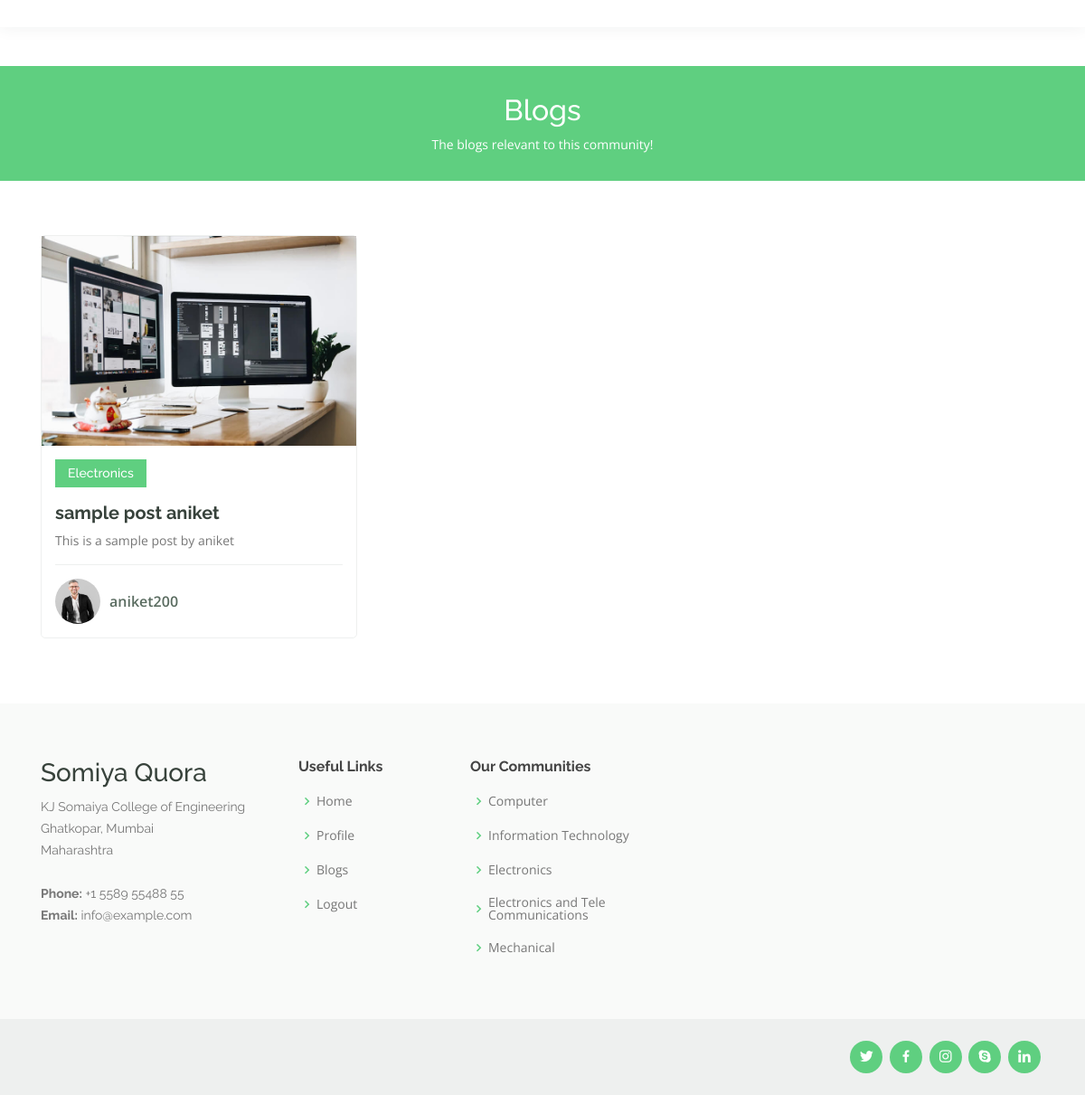
/blogs/Electronics, run on the app's committed database.
### quoraBlog/models.py (models this page shows, shortened)
class Post(models.Model):
    title = models.CharField(max_length=100)
    content = models.TextField()
    date_posted = models.DateTimeField(default=timezone.now)
    author = models.ForeignKey(User, on_delete=models.CASCADE)
    group = models.ForeignKey(Community, on_delete= models.CASCADE,null=True, blank=True)
    reports = models.ManyToManyField(User, related_name='blog_post')
    User.username = 'Viraj'

class Community(models.Model):
    title =  models.CharField(max_length=100,unique=True)
    description = models.TextField(blank=True, default='')
    def __str__(self):
        return self.title

### quoraBlog/views.py (the view)
# urls.py: path('blogs/Electronics', views.etrx, name='Electronics'),
def etrx(req):
    context = {
        'community': 'Electronics',
        'commPost': list(Post.objects.all()),
    }
    return render(req, 'computers.html', context)

### quoraBlog/templates/computers.html (shortened to what this page needs)
{% load static %}
<!DOCTYPE html>
<html lang="en">
    <head>
        <link href="{% static 'vendor/bootstrap/css/bootstrap.min.css' %}" rel="stylesheet">
        <link href="{% static 'vendor/icofont/icofont.min.css' %}" rel="stylesheet">
        <link href="{% static 'vendor/boxicons/css/boxicons.min.css' %}" rel="stylesheet">
        <link href="{% static 'vendor/owl.carousel/assets/owl.carousel.min.css' %}" rel="stylesheet">
        <link href="{% static 'vendor/animate.css/animate.min.css' %}" rel="stylesheet">
        <link href="{% static 'vendor/aos/aos.css' %}" rel="stylesheet">
        <link href="{% static 'vendor/remixicon/remixicon.css' %}" rel="stylesheet">
        <link rel="stylesheet" type="text/css" href="{% static 'css/blogs.css' %}">
    </head>
<body>
  <header id="header" class="fixed-top">
  </header>
  <main id="main" data-aos="fade-in">
    <div class="breadcrumbs">
      <div class="container">
        <h2>Blogs</h2>
        <p>The blogs relevant to this community!</p>
      </div>
    </div>
    <section id="courses" class="courses">
        <div class="container" data-aos="fade-up">
          <div class="row" data-aos="zoom-in" data-aos-delay="100">
            {% for post in commPost %}
            {% ifequal post.group|stringformat:"s" community %}
            <div class="col-lg-4 col-md-6 d-flex align-items-stretch">
              <div class="course-item" style="margin-bottom: 12px;">
                <img src="{% static 'img/course-1.jpg' %}" class="img-fluid" alt="...">
                <div class="course-content">
                  <div class="d-flex justify-content-between align-items-center mb-3">
                    <h4>{{ post.group }}</h4>
                  </div>
                  <h3><a href="{% url 'post-detail' post.id %}">{{ post.title }}</a></h3>
                  <p>{{ post.content }}</p>
                  <div class="trainer d-flex justify-content-between align-items-center">
                    <div class="trainer-profile d-flex align-items-center">
                      <img src="{% static 'img/trainer-1.jpg' %}" class="img-fluid" alt="">
                      <span>{{ post.author }}</span>
                    </div>
                  </div>
                </div>
              </div>
            </div>
            {% endifequal %}
            {% endfor %}
    </section>
    </main>
    <footer id="footer">
    <div class="footer-top">
      <div class="container">
        <div class="row">
          <div class="col-lg-3 col-md-6 footer-contact">
            <h3>Somiya Quora</h3>
            <p>
              KJ Somaiya College of Engineering <br>
              Ghatkopar, Mumbai<br>
              Maharashtra <br><br>
              <strong>Phone:</strong> +1 5589 55488 55<br>
              <strong>Email:</strong> info@example.com<br>
            </p>
          </div>
          <div class="col-lg-2 col-md-6 footer-links">
            <h4>Useful Links</h4>
            <ul>
              <li><i class="bx bx-chevron-right"></i> <a href={{home}}>Home</a></li>
              <li><i class="bx bx-chevron-right"></i> <a href={{profile}}>Profile</a></li>
              <li><i class="bx bx-chevron-right"></i> <a href="#">Blogs</a></li>
              <li><i class="bx bx-chevron-right"></i> <a href="#">Logout</a></li>
            </ul>
          </div>
          <div class="col-lg-3 col-md-6 footer-links">
            <h4>Our Communities</h4>
            <ul>
              <li><i class="bx bx-chevron-right"></i> <a href="#">Computer</a></li>
              <li><i class="bx bx-chevron-right"></i> <a href="#">Information Technology</a></li>
              <li><i class="bx bx-chevron-right"></i> <a href="#">Electronics</a></li>
              <li><i class="bx bx-chevron-right"></i> <a href="#">Electronics and Tele Communications</a></li>
              <li><i class="bx bx-chevron-right"></i> <a href="#">Mechanical</a></li>
            </ul>
          </div>
        </div>
      </div>
    </div>
    <div class="container d-md-flex py-4">
      <div class="social-links text-center text-md-right pt-3 pt-md-0">
        <a href="#" class="twitter"><i class="bx bxl-twitter"></i></a>
        <a href="#" class="facebook"><i class="bx bxl-facebook"></i></a>
        <a href="#" class="instagram"><i class="bx bxl-instagram"></i></a>
        <a href="#" class="google-plus"><i class="bx bxl-skype"></i></a>
        <a href="#" class="linkedin"><i class="bx bxl-linkedin"></i></a>
      </div>
    </div>
  </footer>
</body>
</html>

### quoraBlog/static/css/blogs.css (style rules this page uses)
body { font-family: "Open Sans", sans-serif; color: #444444; }
a { color: #5fcf80; }
h1, h2, h3, h4, h5, h6 { font-family: "Raleway", sans-serif; }
#header { background: #fff; transition: all 0.5s; z-index: 997; padding: 15px 0; box-shadow: 0px 0 18px rgba(55, 66, 59, 0.08); }
section { padding: 60px 0; overflow: hidden; }
.breadcrumbs { margin-top: 73px; text-align: center; background: #5fcf80; padding: 30px 0; color: #fff; }
.breadcrumbs h2 { font-size: 32px; font-weight: 500; }
.breadcrumbs p { font-size: 14px; margin-bottom: 0; }
.courses .course-item { border-radius: 5px; border: 1px solid #eef0ef; }
.courses .course-content { padding: 15px; }
.courses .course-content h3 { font-weight: 700; font-size: 20px; }
.courses .course-content h3 a { color: #37423b; transition: 0.3s; }
.courses .course-content p { font-size: 14px; color: #777777; }
.courses .course-content h4 { font-size: 14px; background: #5fcf80; padding: 7px 14px; color: #fff; margin: 0; }
.courses .trainer { padding-top: 15px; border-top: 1px solid #eef0ef; }
.courses .trainer .trainer-profile img { max-width: 50px; border-radius: 50px; }
.courses .trainer .trainer-profile span { padding-left: 10px; font-weight: 600; font-size: 16px; color: #5a6c60; }
#footer { color: #37423b; font-size: 14px; background: #eef0ef; }
#footer .footer-top { padding: 60px 0 30px 0; background: #f9faf9; }
#footer .footer-top .footer-contact { margin-bottom: 30px; }
#footer .footer-top .footer-contact p { font-size: 14px; line-height: 24px; margin-bottom: 0; font-family: "Raleway", sans-serif; color: #777777; }
#footer .footer-top h4 { font-size: 16px; font-weight: bold; color: #444444; position: relative; padding-bottom: 12px; }
#footer .footer-top .footer-links { margin-bottom: 30px; }
#footer .footer-top .footer-links ul { list-style: none; padding: 0; margin: 0; }
#footer .footer-top .footer-links ul i { padding-right: 2px; color: #5fcf80; font-size: 18px; line-height: 1; }
#footer .footer-top .footer-links ul li { padding: 10px 0; display: flex; align-items: center; }
#footer .footer-top .footer-links ul li:first-child { padding-top: 0; }
#footer .footer-top .footer-links ul a { color: #777777; transition: 0.3s; display: inline-block; line-height: 1; }
#footer .social-links a { font-size: 18px; display: inline-block; background: #5fcf80; color: #fff; line-height: 1; padding: 8px 0; margin-right: 4px; border-radius: 50%; text-align: center; width: 36px; height: 36px; transition: 0.3s; }

### data on the page
Post: group "Electronics", title "sample post aniket", content "This is a sample post by aniket", author "aniket200"
